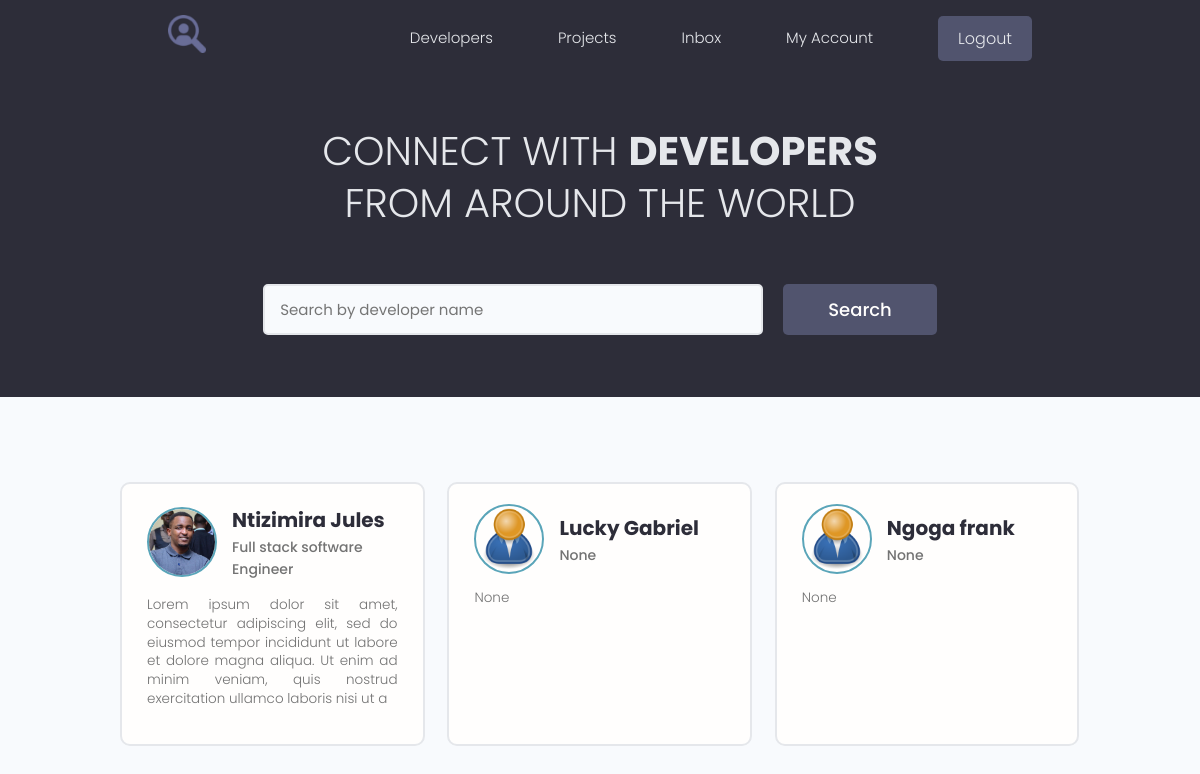
The page /profiles (signed in) on the database its author committed.
### models/user.py (models this page shows, shortened)
class Profile(BaseModel, Base):
    __tablename__ = 'profiles'
    user_id = Column(String(60), ForeignKey('users.id'))
    user = relationship("User", back_populates="profile")
    username = Column(String(150), nullable=False, unique=True)
    email = Column(String(150), nullable=False)
    name = Column(String(150), nullable=False)
    bio = Column(Text, nullable=True)
    location = Column(String(150), nullable=True)
    headline = Column(String(250), nullable=True)
    profile_image_url = Column(String(2000), default='images/profiles/user-default.png')
    social_github = Column(String(200), nullable=True)
    social_linkdin = Column(String(200), nullable=True)
    social_youtube = Column(String(200), nullable=True)
    social_twitter = Column(String(200), nullable=True)
    skills = relationship("Skill", backref="profile",
                          cascade="all, delete, delete-orphan")
    comments = relationship("Comment", backref="profile", cascade="all, delete-orphan")
    rates = relationship("Rate", backref="profile", cascade="all, delete-orphan")

### webdynamic/views/users.py (the view)
@app_views.route('/profiles', methods=['GET'], strict_slashes=False)
def profiles():
    profiles = []
    searchQuery = None
    if request.args.get('text'):
        searchQuery = request.args.get('text').lower()
        for profile in storage.all(Profile).values():
            if (profile.name and searchQuery in profile.name.lower()) or (profile.bio and searchQuery in profile.bio.lower()):
                    profiles.append(profile)
            else:
                for skill in profile.skills:
                    if searchQuery in skill.name.lower():
                        profiles.append(profile)
                        break
    else:
        profiles = list(storage.all(Profile).values())
    page = int(request.args.get('page', 1))
    items_on_page, total_pages, custom_range = paginate(profiles, page)
    context = {
        'items_on_page': items_on_page,
        'total_pages': total_pages,
        'queryPage': page,
        'custom_range': custom_range,
        'searchQuery': searchQuery if searchQuery else None
        }
    return render_template('profiles.html', **context)

### models/engine/dbManager.py (called while the page is built)
    def all(self, cls=None):
        new_dict = {}
        for clss in classes:
            if cls is None or cls is classes[clss] or cls is clss:
                objs = self.__session.query(classes[clss]).all()
                for obj in objs:
                    key = obj.__class__.__name__ + '.' + obj.id
                    new_dict[key] = obj
        return (new_dict)

    def get(self, cls, id):
        for obj in self.all(cls).values():
            if id == obj.id:
                return obj

### utils/paginate.py (called while the page is built)
def paginate(data, page):
    per_page = 9
    start_index = (page - 1) * per_page
    end_index = start_index + per_page
    total_pages = (len(data) + per_page - 1) // per_page
    items_on_page = data[start_index:end_index]
    leftindex = page - 4 if page > 4 else 1
    rightIndex =  page + 5 if (page + 5) <= total_pages else total_pages + 1
    custom_range = range(leftindex, rightIndex)
    return items_on_page, total_pages, custom_range

### webdynamic/app.py (called while the page is built)
@login_manager.user_loader
def load_user(user_id):
    user = storage.get(User, user_id)
    return user

@app.context_processor
def inject_user():
    return dict(current_user=current_user)

### webdynamic/templates/profiles.html (shortened to what this page needs)
{% extends 'main.html' %}
{% block content %}
  <main class="home">
    <section class="hero-section text-center">
      <div class="container container--narrow">
        <div class="hero-section__box">
          <h2>CONNECT WITH <span>DEVELOPERS</span></h2>
          <h2>FROM AROUND THE WORLD</h2>
        </div>
        <div class="hero-section__search">
          <form class="form" action="{{url_for('app_views.profiles')}}"  method="get" enctype="multipart/form-data">
            <div class="form__field">
              <input class="input input--text" id="formInput#search" type="text" name="text"
                placeholder="Search by developer name" />
            </div>
            <input class="btn btn--sub btn--lg" type="submit" value="Search" />
          </form>
        </div>
      </div>
    </section>
    <section class="devlist">
      <div class="container">
        <div class="grid grid--three">
            {% for profile in items_on_page %}
            <div class="column card">
                <div class="dev">
                <a href="{{url_for('app_views.profile', profile_id=profile.id)}}" class="card__body">
                    <div class="dev__profile">
                    <img class="avatar avatar--md" src="{{url_for('static', filename=profile.profile_image_url)}}" alt="image" />
                    <div class="dev__meta">
                        <h3>{{profile.name}}</h3>
                        <h5>{{profile.headline}}</h5>
                    </div>
                    </div>
                    <p class="dev__info">
                        {{profile.bio[:200] if profile.bio and profile.bio|length > 150 else profile.bio}}
                    </p>
                </a>
                </div>
            </div>
            {% endfor %}
        </div>
      </div>
    </section>
  </main>
{% endblock %}

### webdynamic/static/styles/app.css (style rules this page uses)
:root { --color-sub: #2d2d39; }
.btn--sub { background-color: var(--color-sub-light); }
.card { border: 2px solid var(--color-light); }
img { width: 100%; }
.hero-section { height: 40vh; display: flex; align-items: center; background-color: var(--color-sub); }
.hero-section__box { margin-bottom: 4rem; }
.hero-section__box > h2, .hero-section__box > h2 > span { font-size: 4rem; color: var(--color-light); line-height: 1.3; text-transform: uppercase; }
.hero-section__box > h2 { font-weight: 300; }
.hero-section__box > h2 > span { font-weight: 700; }
.hero-section__search > .form { display: flex; align-items: center; justify-content: center; gap: 2rem; }
.hero-section__search > .form input.input--text { width: 50rem; }
.devlist { margin-top: 8rem; }
.devlist .grid { align-items: stretch; }
.devlist .dev .dev__profile { display: flex; align-items: center; gap: 1.5rem; }
.devlist .dev .dev__meta h3 { color: var(--color-sub); font-size: 2rem; font-weight: 700; }
.devlist .dev .dev__meta h5 { color: var(--color-text); font-size: 1.4rem; font-weight: 500; }
.devlist .dev .dev__info { margin: 1.5rem 0; font-size: 1.35rem; line-height: 1.4; text-align: justify; }

### webdynamic/static/uikit/styles/modules/_variables.css (style rules this page uses)
:root { --color-main: #5aa5b9; --color-main-light: #e6faff; --color-sub: #3f4156; --color-sub-light: #51546e; --color-sub-lighter: #ededfd; --color-text: #737373; --color-gray: #8b8b8b; --color-light: #e5e7eb; --color-light-gray: #767676; --color-bg: #f8fafd; --color-white: #fffefd; --color-white-light: #f3f3f3; --color-success: #359e64; --color-success-bg: #def8e8; --color-error: #fc4b0b; --color-error-bg: #fff2ee; --font-base: 'Poppins', arial, helvetica, 'Segoe UI', roboto, ubuntu, sans-serif; --font-monospace: 'Fira Code', 'Courier New', courier, monospace; --font-regular: 300; --font-medium: 500; --font-bold: 700; --generic-shadow: 1px 1px 5px #00000010; --generic-transition: all 0.3s ease-in-out; }

### webdynamic/static/uikit/styles/modules/_base.css (style rules this page uses)
* { margin: 0; padding: 0; box-sizing: border-box; text-rendering: optimizeLegibility; color: inherit; font-size: inherit; }
html { font-size: 50%; }
@media only screen and (min-width: 480px) { html { font-size: 56.25%; } }
@media only screen and (min-width: 1200px) { html { font-size: 62.5%; } }
body { line-height: 1.6; font-weight: 400; font-size: 1.5rem; color: var(--color-text); background-color: var(--color-bg); min-height: 100vh; }

### webdynamic/static/uikit/styles/modules/_typography.css (style rules this page uses)
* { font-family: var(--font-base); }
h2 { font-size: 3.6rem; font-weight: var(--font-bold); }
h3 { font-size: 3.2rem; font-weight: var(--font-medium); }
h5 { font-size: 2.4rem; font-weight: var(--font-medium); }
h5, h6 { font-weight: var(--font-regular); }
p, span, strong { font-size: 1.6rem; color: var(--color-text); font-weight: var(--font-regular); }
a { padding-bottom: 2px; text-decoration: none; display: inline-block; color: var(--color-main); font-weight: var(--font-medium); }

### webdynamic/static/uikit/styles/modules/_utilities.css (style rules this page uses)
.container { width: 92%; max-width: 165rem; margin: 0 auto; box-sizing: border-box; }
.container--narrow { width: 92%; max-width: 120rem; }
@media screen and (min-width: 1000px) { .container { width: 90%; } }
@media screen and (min-width: 1000px) { .container--narrow { width: 85%; } }
@media screen and (min-width: 1200px) { .container { width: 80%; } }
@media screen and (min-width: 1200px) { .container--narrow { width: 72%; } }
.text-center { text-align: center; }

### webdynamic/static/uikit/styles/modules/_avatar.css (style rules this page uses)
.avatar { border-radius: 50%; border: 2px solid var(--color-main); object-fit: cover; }
.avatar--md { height: 7rem; width: 7rem; }

### webdynamic/static/uikit/styles/modules/_button.css (style rules this page uses)
.btn { display: inline-block; position: relative; cursor: pointer; background-color: var(--color-light); font-weight: var(--font-medium); color: var(--color-sub); text-decoration: none; padding: 1rem 2rem; border-radius: 0.5rem; border: none; width: -webkit-fit-content; width: -moz-fit-content; width: fit-content; height: -webkit-fit-content; height: -moz-fit-content; height: fit-content; font-size: 1.6rem; outline-width: 0; outline-color: transparent; -webkit-backface-visibility: hidden; backface-visibility: hidden; transition: all 0.3s ease-in-out; }
.btn--sub { background-color: var(--color-sub); color: var(--color-white); }
.btn--lg { font-size: 1.8rem; padding: 1.2rem 4.5rem; }

### webdynamic/static/uikit/styles/modules/_card.css (style rules this page uses)
.card { border-radius: 1rem; background-color: var(--color-white); border: 1.5px solid var(--color-light); width: auto; height: auto; margin-top: 0.5rem; margin-bottom: 0.5rem; overflow: hidden; }
.card__body, .card__header { padding: 2rem 2.5rem; }

### rows shown on the page
Profile: profile_image_url (picture), name "Ntizimira Jules", headline "Full stack software Engineer", bio "Lorem ipsum dolor sit amet, consectetur adipiscing elit, sed do eiusmod tempor incididunt ut labore et dolore magna aliqua. Ut enim ad minim veniam, quis nostrud exercitation ullamco laboris nisi ut a"
Profile: profile_image_url (placeholder picture), name "Lucky Gabriel", headline "None", bio "None"
Profile: profile_image_url (placeholder picture), name "Ngoga frank", headline "None", bio "None"
